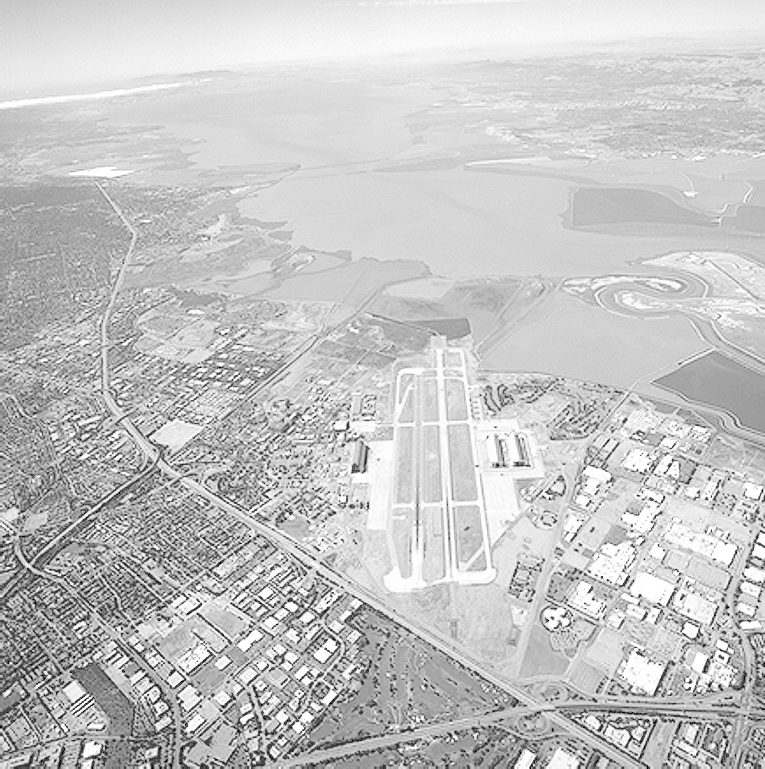
#> input picture runway.png, 765 x 769 px
$ python question3.py
#> lines starting #> are read from the running program, lines starting #| are printed output that depends on the picture
from pathlib import Path
import numpy as np
from PIL import Image
import matplotlib.pyplot as plt

def load_image_gray(path: Path) -> np.ndarray:
    image = Image.open(path).convert("L")
    return np.asarray(image, dtype=np.float32) / 255.0

def save_image(image: np.ndarray, path: Path) -> None:
    image_uint8 = np.clip(image * 255.0, 0, 255).astype(np.uint8)
    Image.fromarray(image_uint8, mode="L").save(path)

def histogram_equalization(image: np.ndarray) -> np.ndarray:
    img_255 = (image * 255).astype(np.uint8)
    hist, bins = np.histogram(img_255.flatten(), bins=256, range=[0, 256])
#> hist = 256 values, max 15137 at index 213, min 0 at index 1, mean 2298; bins = 257 values from 0 to 256
    cdf = hist.cumsum()
#> cdf = 256 values from 875 to 588285
    cdf_normalized = cdf / cdf[-1]  # normalize to 0-1
#> cdf_normalized = 256 values from 0.00149 to 1
    equalized = np.interp(img_255.flatten(), bins[:-1], cdf_normalized * 255)
    equalized = equalized.reshape(img_255.shape).astype(np.uint8)
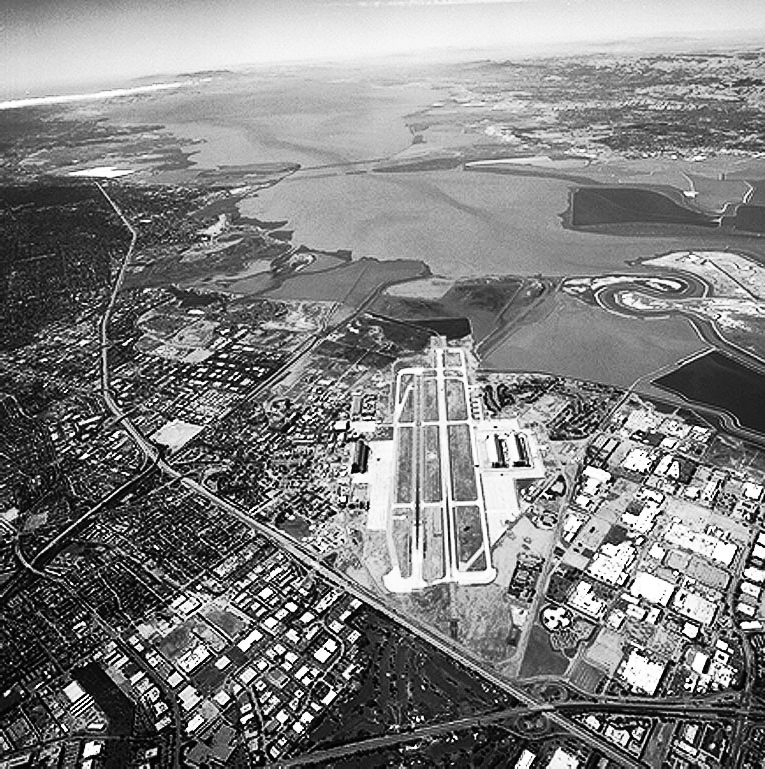
#> equalized: shape (769, 765); min 0, max 255, mean 128.3
    return equalized.astype(np.float32) / 255.0

def plot_histograms(original, equalized):
    plt.figure(figsize=(12, 5))

    plt.subplot(1, 2, 1)
    plt.hist(original.ravel(), bins=256, range=(0, 1), color='blue', alpha=0.7)
    plt.title('Original Histogram')
    plt.xlabel('Intensity')
    plt.ylabel('Frequency')

    plt.subplot(1, 2, 2)
    plt.hist(equalized.ravel(), bins=256, range=(0, 1), color='orange', alpha=0.7)
    plt.title('Equalized Histogram')
    plt.xlabel('Intensity')
    plt.ylabel('Frequency')

    plt.tight_layout()
    plt.savefig('histograms.png')  # Save instead of show
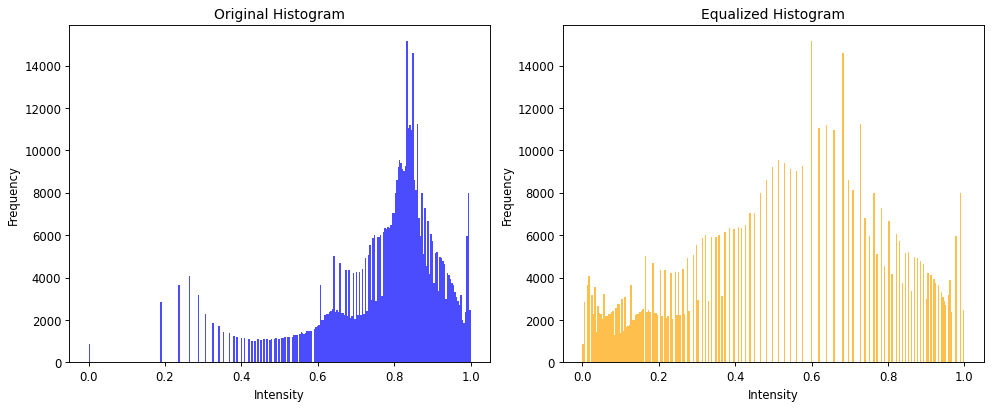
#> figure drawn by matplotlib, 2 panels; panel 1: tallest bar 15137 high, from x = 0.832 to 0.836; panel 2: tallest bar 15137 high, from x = 0.598 to 0.602
    print("Histograms saved as histograms.png")

def main() -> None:
    root = Path(__file__).resolve().parent
    input_path = root / "runway.png"
    if not input_path.exists():
        raise FileNotFoundError(f"Cannot find runway image at {input_path}")

    image = load_image_gray(input_path)

    equalized = histogram_equalization(image)

    save_image(equalized, root / "runway_equalized.png")

    plot_histograms(image, equalized)

    print("Saved: runway_equalized.png")

if __name__ == "__main__":
    main()
